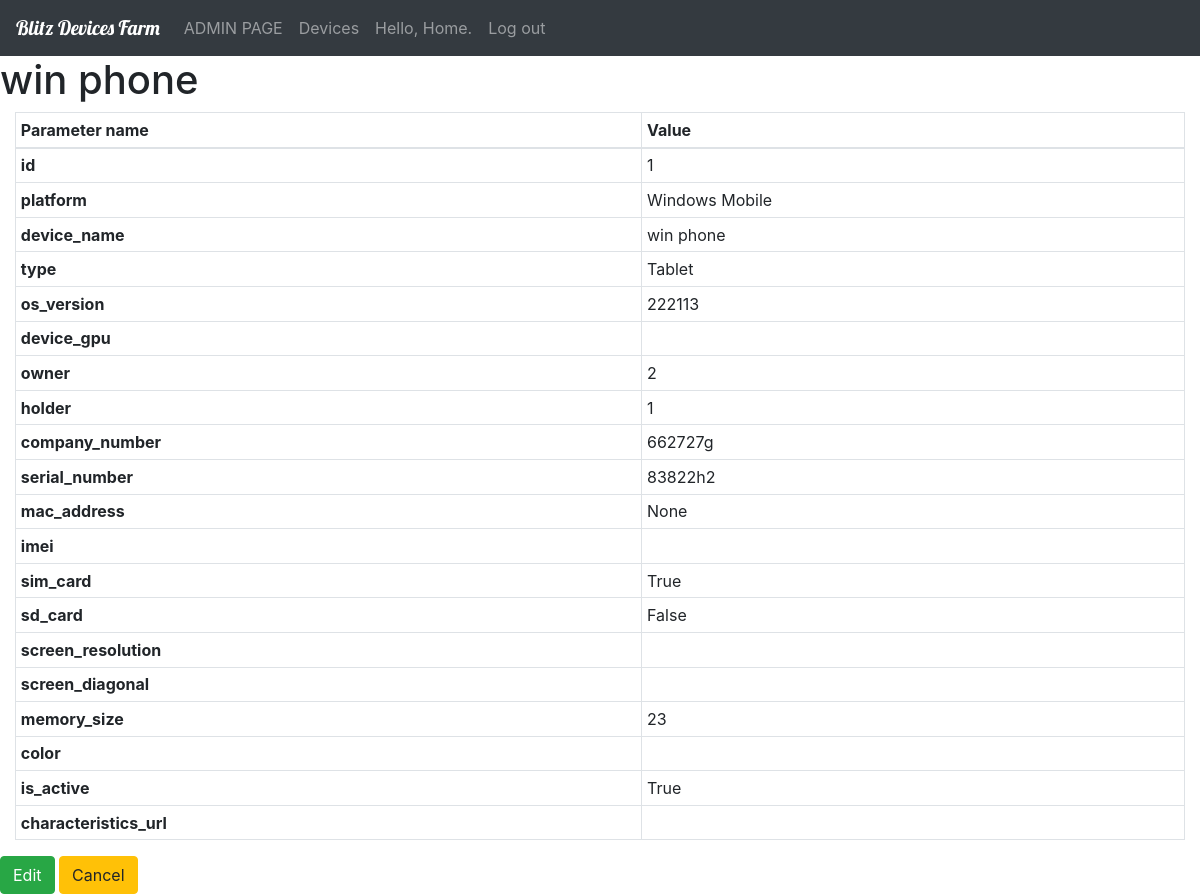
/1 (signed in), run on the app's committed database.
### users/models.py (models this page shows, shortened)
class User(AbstractUser):
    room = models.PositiveIntegerField(null=True)

### devices_farm/models.py (models this page shows, shortened)
class Device(models.Model):
    objects = models.Manager()
    ANDROID = 'Android'
    IOS = 'iOS'
    WIN_MOBILE = 'Windows Mobile'
    PLATFORMS = (
        (IOS, IOS),
        (ANDROID, ANDROID),
        (WIN_MOBILE, WIN_MOBILE)
    )
    device_platform = models.CharField(
        name='platform',
        max_length=20,
        choices=PLATFORMS,
    )
    device_name = models.CharField(
        max_length=20,
    )
    PHONE = 'Phone'
    TABLET = 'Tablet'
    TYPES = (
        (PHONE, PHONE),
        (TABLET, TABLET),
    )
    device_type = models.CharField(
        name='type',
        max_length=20,
        choices=TYPES,
        default=PHONE,
    )
    os_version = models.CharField(
        max_length=10,
        default=None,
    )
    device_gpu = models.CharField(
        max_length=20,
        blank=True,
        help_text='Only required if Platform is "Android".',
    )
    device_owner = models.ForeignKey(
        User,
        name='owner',
        on_delete=models.SET_NULL,
        null=True,
        related_name='user_owner'
    )
    current_holder = models.ForeignKey(
        User,
        name='holder',
        on_delete=models.SET_NULL,
        null=True,
        related_name='user_holder'
    )
    company_number = models.CharField(
        max_length=20,
        blank=True,
        default='',
    )
    serial_number = models.CharField(
        max_length=20,
    )
    mac_address = MACAddressField(
        null=True,
        blank=True,
        integer=False,
        default='',
    )
    imei_number = models.CharField(
        name='imei',
        max_length=20,
        blank=True,
        default='',
    )
    sim_card = models.BooleanField(
        default=True,
    )
    sd_card = models.BooleanField(
        default=False,
    )
    screen_resolution = models.CharField(
        max_length=20,
        blank=True,
        default='',
    )
    screen_diagonal = models.CharField(
        max_length=20,
        blank=True,
        default='',
    )
    memory_size = models.IntegerField(
        help_text='Size in GB.',
    )
    device_color = models.CharField(
        name='color',
        max_length=20,
        blank=True,
        default='',
    )
    is_active = models.BooleanField(
        default=True,
    )
    characteristics_url = models.URLField(
        default='',
        blank=True,
    )
    class Meta:
        ordering = ['platform', 'type', 'device_name']
    def get_fields(self):
        return [(field.name, field.value_to_string(self)) for field in Device._meta.fields]

### devices_farm/views.py (the view)
# urls.py: url(r'^(?P<pk>\d+)$', views.DeviceDetail.as_view(), name='device'),
class DeviceDetail(DetailView):
    model = Device
    context_object_name = 'device'
    template_name = 'devices_farm/device.html'
    @method_decorator(login_required)
    def dispatch(self, request, *args, **kwargs):
        return super(DeviceDetail, self).dispatch(request, *args, **kwargs)

### devices_farm/templates/devices_farm/device.html
{% extends "devices_farm/base.html" %}
{% block content %}
    <h1>{{ device.device_name }}</h1>
    <div class="container-fluid d-flex">
        <table class="table table-hover table-bordered table-sm">
            <thead>
                <tr>
                    <th scope="col">Parameter name</th>
                    <th scope="col">Value</th>
                </tr>
            </thead>
            <tbody>
            {% for name, value in device.get_fields %}
                <tr>
                    <th scope="row">{{ name }}</td>
                    <td>{{ value }}</td>
                </tr>
            {% endfor %}
            </tbody>
        </table>
    </div>
    <div>
        <a href="{% url 'devices_farm:edit-device' device.pk %}" role="button">
            <button type="button" class="btn btn-success">Edit</button></a>
        <a href="{% url 'devices_farm:devices' %}" role="button">
            <button type="button" class="btn btn-warning">Cancel</button></a>
    </div>
{% endblock content %}

### devices_farm/templates/devices_farm/base.html (shortened to what this page needs)
<!DOCTYPE html>
{% load static %}
<html lang="en">
<head>
    <link rel="stylesheet" href="https://stackpath.bootstrapcdn.com/bootstrap/4.1.3/css/bootstrap.min.css">
    <link rel="stylesheet" href="{% static 'devices_farm/devices_farm.css' %}">
    <script src="https://maxcdn.bootstrapcdn.com/bootstrap/3.3.7/js/bootstrap.min.js"></script></head>
<body>
    <nav class="navbar sticky-top navbar-expand-lg navbar-dark bg-dark">
        <a class="navbar-brand" href="#">Blitz Devices Farm</a>
        <div class="collapse navbar-collapse" id="navbarSupportedContent">
            <ul class="navbar-nav mr-auto">
                <li class="nav-item">
                    <a class="nav-link" href="http://127.0.0.1:8000/admin/">ADMIN PAGE</a>
                </li>
                {% if user.is_authenticated %}
                <li class="nav-item">
                    <a class="nav-link" href="{% url 'devices_farm:devices' %}">Devices</a>
                </li>
                <li class="nav-item">
                    <a class="nav-link" href="#">Hello, {{ user.username }}.</a>
                </li>
                <li class="nav-item">
                    <a class="nav-link" href="{% url 'users:logout' %}">Log out</a>
                </li>
                {% endif %}
            </ul>
        </div>
    </nav>
    {% block content %}
    {% endblock content %}
</body>
</html>

### devices_farm/static/devices_farm/devices_farm.css (style rules this page uses)
.navbar-brand { font-family: 'Lobster', cursive; }

### data on the page
User: username "Home"
Device: device_name "win phone", get_fields "Windows Mobile" "win phone" "Tablet" "222113" "662727g" "83822h2", sim_card True (drawn)

### other printed values
{{ name }} "id" "platform" "device_name" "type" "os_version" "device_gpu" "owner" "holder" "company_number" "serial_number" "mac_address" "imei" "sim_card" "sd_card" "screen_resolution" "screen_diagonal" "memory_size" "color" "is_active" "characteristics_url"
{{ value }} "1" "2" "1" "None" "True" "False" "23" "True"
